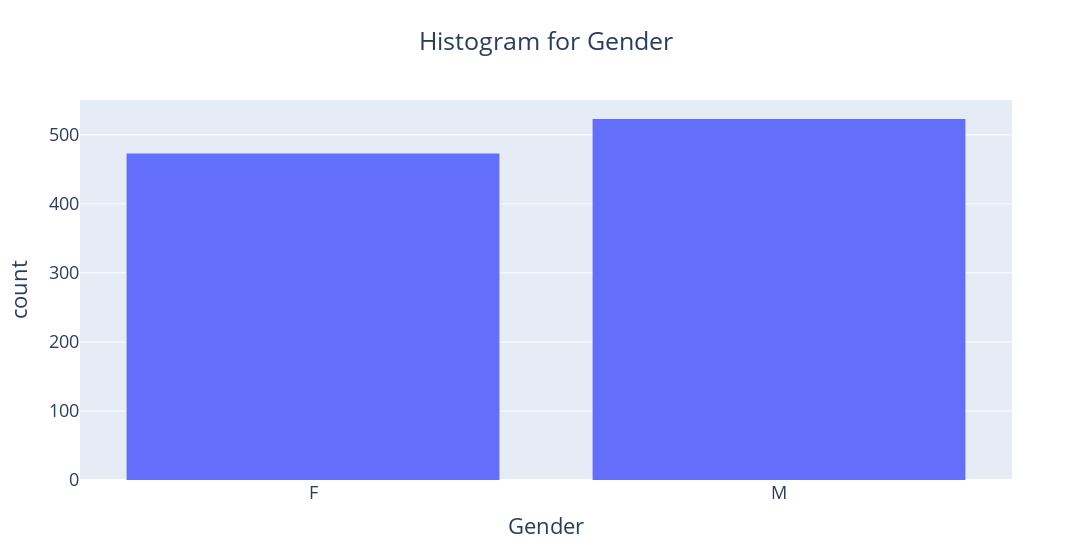
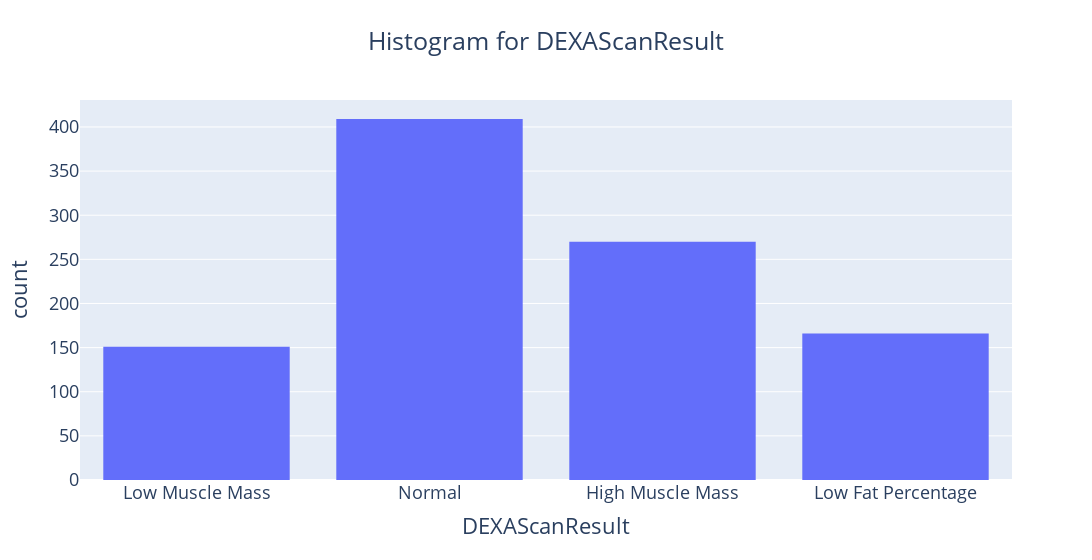
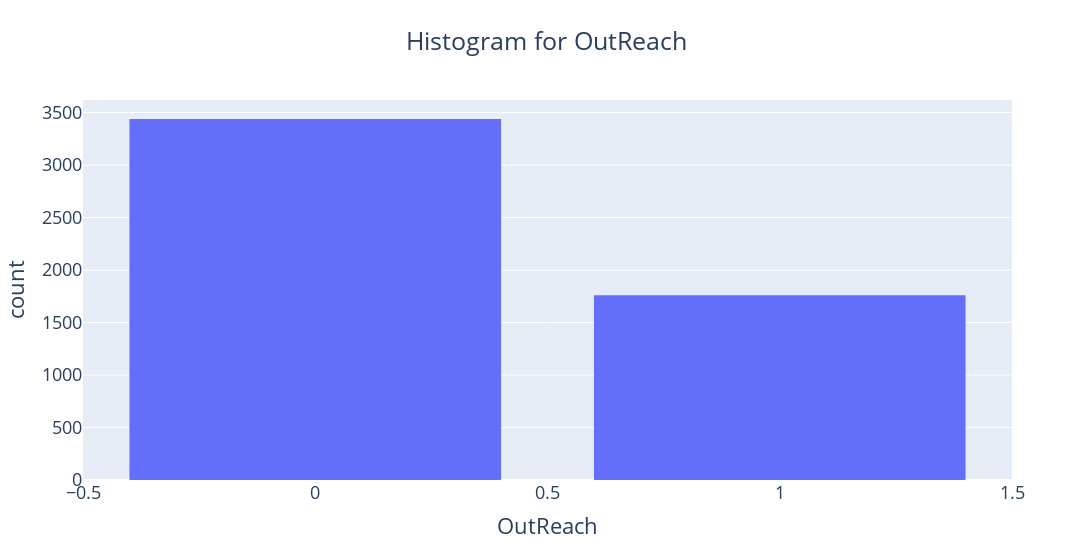
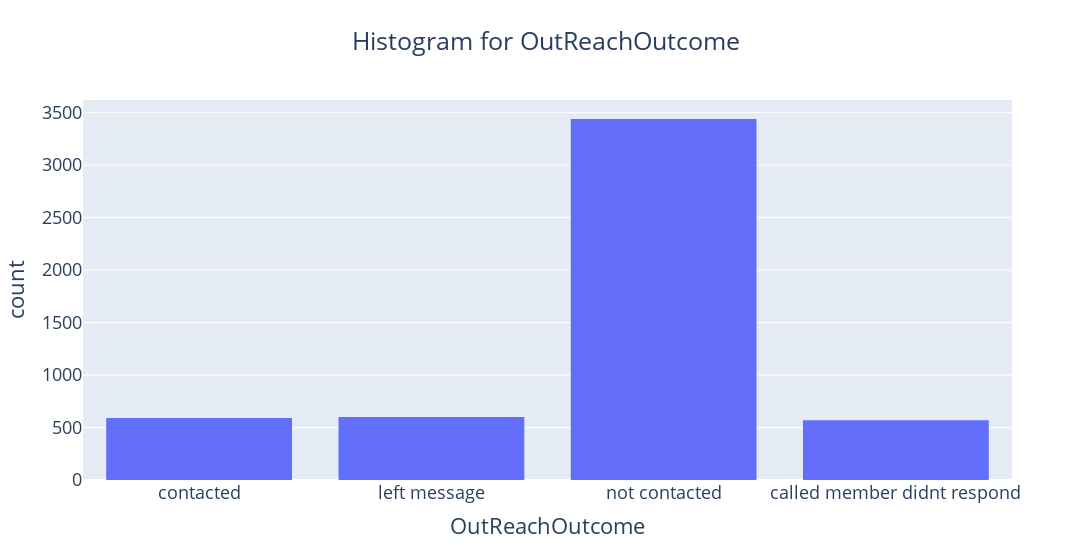

Source (notebook cell) for these figures, in order:
### Markdown cell above
### Distribution of categorical features

### Code cell
# Ploting histogram per categorical feature
for cat_feature in ['Gender', 'DEXAScanResult', 'OutReach', 'OutReachOutcome']:
    plot_df = df[['MemberID', cat_feature]].drop_duplicates() if cat_feature in ['Gender', 'DEXAScanResult'] else df
    plot_categorical_feature(plot_df, cat_feature)

### Figure 1 — Plotly figure (JSON) as saved in the notebook; plotly's stock layout.template omitted (floating-point values rounded to 4 significant figures; data arrays with more than 128 entries replaced by an {"elided": "..."} marker saying what was removed)
{"data": [{"alignmentgroup": "True", "bingroup": "x", "hovertemplate": "Gender=%{x}<br>count=%{y}<extra></extra>", "legendgroup": "", "marker": {"color": "#636efa", "pattern": {"shape": ""}}, "name": "", "offsetgroup": "", "orientation": "v", "showlegend": false, "type": "histogram", "x": {"elided": "996 str values"}, "xaxis": "x", "yaxis": "y"}], "layout": {"bargap": 0.2, "barmode": "relative", "font": {"size": 18}, "legend": {"tracegroupgap": 0}, "title": {"text": "Histogram for Gender", "x": 0.5, "xanchor": "center"}, "width": 1200, "xaxis": {"anchor": "y", "domain": [0, 1], "title": {"text": "Gender"}}, "yaxis": {"anchor": "x", "domain": [0, 1], "title": {"text": "count"}}}}

### Figure 2 — Plotly figure (JSON) as saved in the notebook; plotly's stock layout.template omitted (floating-point values rounded to 4 significant figures; data arrays with more than 128 entries replaced by an {"elided": "..."} marker saying what was removed)
{"data": [{"alignmentgroup": "True", "bingroup": "x", "hovertemplate": "DEXAScanResult=%{x}<br>count=%{y}<extra></extra>", "legendgroup": "", "marker": {"color": "#636efa", "pattern": {"shape": ""}}, "name": "", "offsetgroup": "", "orientation": "v", "showlegend": false, "type": "histogram", "x": {"elided": "996 str values"}, "xaxis": "x", "yaxis": "y"}], "layout": {"bargap": 0.2, "barmode": "relative", "font": {"size": 18}, "legend": {"tracegroupgap": 0}, "title": {"text": "Histogram for DEXAScanResult", "x": 0.5, "xanchor": "center"}, "width": 1200, "xaxis": {"anchor": "y", "domain": [0, 1], "title": {"text": "DEXAScanResult"}}, "yaxis": {"anchor": "x", "domain": [0, 1], "title": {"text": "count"}}}}

### Figure 3 — Plotly figure (JSON) as saved in the notebook; plotly's stock layout.template omitted (floating-point values rounded to 4 significant figures; data arrays with more than 128 entries replaced by an {"elided": "..."} marker saying what was removed)
{"data": [{"alignmentgroup": "True", "bingroup": "x", "hovertemplate": "OutReach=%{x}<br>count=%{y}<extra></extra>", "legendgroup": "", "marker": {"color": "#636efa", "pattern": {"shape": ""}}, "name": "", "offsetgroup": "", "orientation": "v", "showlegend": false, "type": "histogram", "x": {"elided": "5200 int values"}, "xaxis": "x", "yaxis": "y"}], "layout": {"bargap": 0.2, "barmode": "relative", "font": {"size": 18}, "legend": {"tracegroupgap": 0}, "title": {"text": "Histogram for OutReach", "x": 0.5, "xanchor": "center"}, "width": 1200, "xaxis": {"anchor": "y", "domain": [0, 1], "title": {"text": "OutReach"}}, "yaxis": {"anchor": "x", "domain": [0, 1], "title": {"text": "count"}}}}

### Figure 4 — Plotly figure (JSON) as saved in the notebook; plotly's stock layout.template omitted (floating-point values rounded to 4 significant figures; data arrays with more than 128 entries replaced by an {"elided": "..."} marker saying what was removed)
{"data": [{"alignmentgroup": "True", "bingroup": "x", "hovertemplate": "OutReachOutcome=%{x}<br>count=%{y}<extra></extra>", "legendgroup": "", "marker": {"color": "#636efa", "pattern": {"shape": ""}}, "name": "", "offsetgroup": "", "orientation": "v", "showlegend": false, "type": "histogram", "x": {"elided": "5200 str values"}, "xaxis": "x", "yaxis": "y"}], "layout": {"bargap": 0.2, "barmode": "relative", "font": {"size": 18}, "legend": {"tracegroupgap": 0}, "title": {"text": "Histogram for OutReachOutcome", "x": 0.5, "xanchor": "center"}, "width": 1200, "xaxis": {"anchor": "y", "domain": [0, 1], "title": {"text": "OutReachOutcome"}}, "yaxis": {"anchor": "x", "domain": [0, 1], "title": {"text": "count"}}}}
